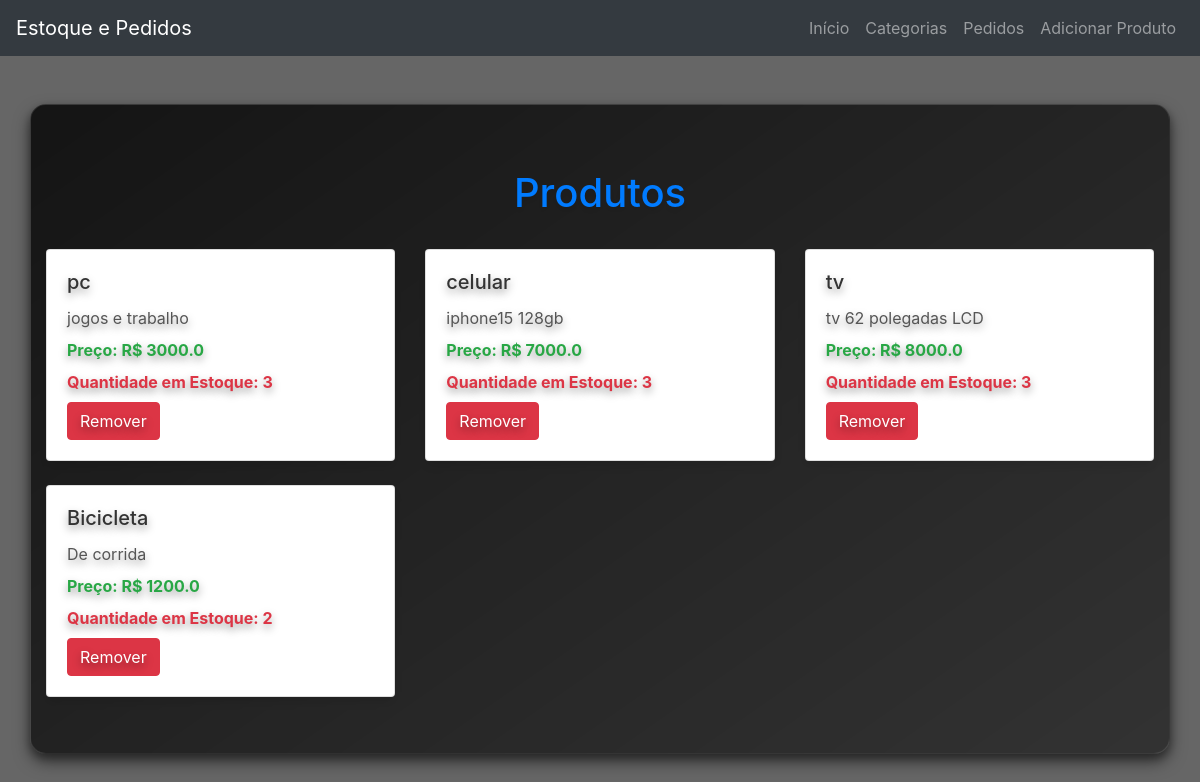
The app's page /, older data.
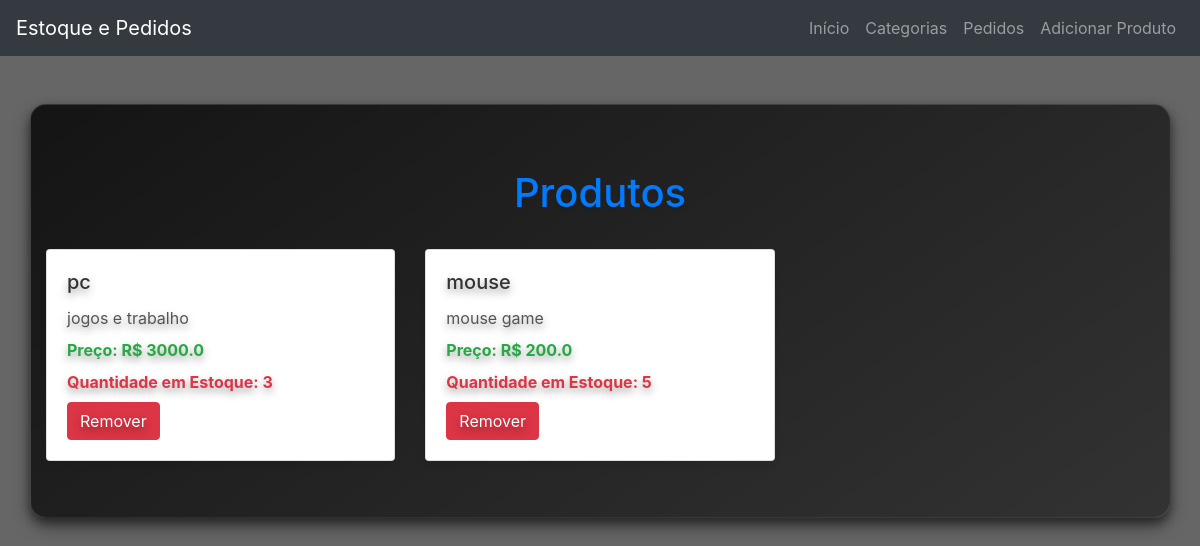
The same page, newer data.
### app/models.py (models this page shows)
class Product(db.Model):
    __tablename__ = 'products'
    id = db.Column(db.Integer, primary_key=True)
    name = db.Column(db.String(100), nullable=False)
    description = db.Column(db.String(200))
    price = db.Column(db.Float, nullable=False)
    quantity_in_stock = db.Column(db.Integer, nullable=False)
    category_id = db.Column(db.Integer, db.ForeignKey('categories.id'), nullable=False)
    image_url = db.Column(db.String(255))
    ordered_items = db.relationship('OrderedItem', backref='product', cascade='all, delete-orphan')

### app/routes.py (the view)
@app.route('/')
def index():
    delete_form = DeleteOrderForm()
    products = Product.query.all()
    return render_template('index.html', products=products, delete_form=delete_form)

### app/templates/index.html (shortened to what this page needs)
{% extends 'base.html' %}
{% block content %}
    <h1 class="page-title">Produtos</h1>
    <div class="row">
        {% for product in products %}
        <div class="col-md-4 mb-4">
            <div class="card product-card">
                <div class="card-body">
                    <h5 class="card-title">{{ product.name }}</h5>
                    <p class="card-text">{{ product.description }}</p>
                    <p class="card-text price">Preço: R$ {{ product.price }}</p>
                    <p class="card-text stock">Quantidade em Estoque: {{ product.quantity_in_stock }}</p>
                    <a class="btn btn-danger" href="{{ url_for('delete_product', product_id=product.id) }}" onclick="event.preventDefault(); document.getElementById('delete-form-{{ product.id }}').submit();">Remover</a>
                </div>
            </div>
        </div>
        {% endfor %}
    </div>
{% endblock %}

### app/templates/base.html (shortened to what this page needs)
<!DOCTYPE html>
<html lang="pt-br">
<head>
    <link rel="stylesheet" href="{{ url_for('static', filename='styles.css') }}">
    <link rel="stylesheet" href="https://maxcdn.bootstrapcdn.com/bootstrap/4.5.2/css/bootstrap.min.css">
</head>
<body>
    <nav class="navbar navbar-expand-lg navbar-dark bg-dark">
        <a class="navbar-brand" href="{{ url_for('index') }}">Estoque e Pedidos</a>
        <div class="collapse navbar-collapse">
            <ul class="navbar-nav ml-auto">
                <li class="nav-item">
                    <a class="nav-link" href="{{ url_for('index') }}">Início</a>
                </li>
                <li class="nav-item">
                    <a class="nav-link" href="{{ url_for('categories') }}">Categorias</a>
                </li>
                <li class="nav-item">
                    <a class="nav-link" href="{{ url_for('orders') }}">Pedidos</a>
                </li>
                <li class="nav-item">
                    <a class="nav-link" href="{{ url_for('add_product') }}">Adicionar Produto</a>
                </li>
            </ul>
        </div>
    </nav>
    <div class="container mt-5">
        {% block content %}{% endblock %}
    </div>
</body>
</html>

### app/static/styles.css (style rules this page uses)
body { background: url('https://admin.ecommercebrasil.com.br/wp-content/uploads/2023/04/20-estoque-fulfillment.jpg.webp') no-repeat center center fixed; background-size: cover; color: #f8f9fa; margin: 0; padding: 0; font-family: 'Roboto', sans-serif; }
body::before { content: ""; position: fixed; top: 0; left: 0; width: 100%; height: 100%; background: rgba(0, 0, 0, 0.6); z-index: -1; }
.container { color: #1789f3; text-shadow: 0 4px 8px rgba(0, 0, 0, 0.4); max-width: 1200px; margin: 0 auto; padding: 2rem; border-radius: 16px; background: linear-gradient(145deg, rgba(0, 0, 0, 0.8), rgba(0, 0, 0, 0.5)); box-shadow: 0 8px 16px rgba(0, 0, 0, 0.5), 0 4px 8px rgba(0, 0, 0, 0.3); transition: all 0.4s ease-in-out; border: 1px solid rgba(255, 255, 255, 0.1); }
.page-title { font-size: 2.5rem; margin: 2rem 0; text-align: center; color: #007bff; text-shadow: 0 4px 6px rgba(0, 0, 0, 0.1); }
.product-card { background: #ffffff; border-radius: 12px; box-shadow: 0 6px 12px rgba(0, 0, 0, 0.1); transition: box-shadow 0.3s ease, transform 0.3s ease; }
.card-body { padding: 20px; }
.card-title { font-size: 1.25rem; margin-bottom: 0.75rem; color: #333; }
.card-text { font-size: 1rem; margin-bottom: 0.5rem; color: #555; }
.price { font-weight: bold; color: #28a745; }
.stock { font-weight: bold; color: #dc3545; }
.page-title { font-size: 2.5rem; margin-bottom: 2rem; text-align: center; color: #007bff; text-shadow: 0 4px 6px rgba(0, 0, 0, 0.1); }
.btn-danger { background-color: #dc3545; border-color: #dc3545; padding: 0.375rem 0.75rem; font-size: 0.875rem; border-radius: 8px; color: #ffffff; transition: background-color 0.3s ease, transform 0.3s ease, box-shadow 0.3s ease; }

Row changes from the older to the newer data that the page shows:
removed Product: name "celular", description "iphone15 128gb", price "7000.0", quantity_in_stock "3"
removed Product: name "tv", description "tv 62 polegadas LCD", price "8000.0", quantity_in_stock "3"
removed Product: name "Bicicleta", description "De corrida", price "1200.0", quantity_in_stock "2"
added Product: name "mouse", description "mouse game", price "200.0", quantity_in_stock "5"
